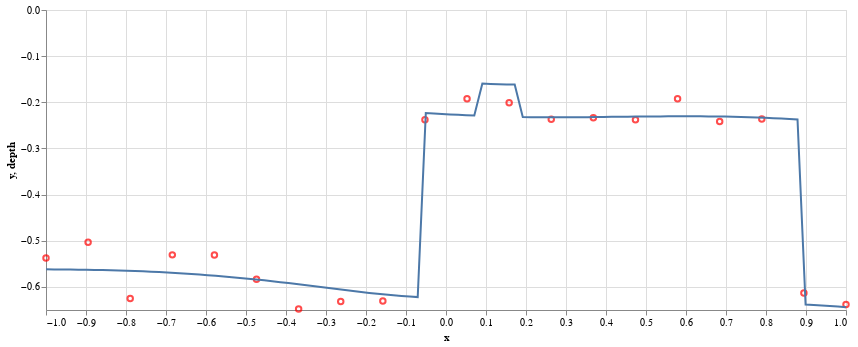

Source (notebook cell):
### Markdown cell above
Rudolph makes his measurements.

### Code cell
measurements = pd.DataFrame(dict(x=np.linspace(house['x'].min(), house['x'].max(), npoints.value)))
f = interp1d(house['x'], house['depth'])
measurements['f'] = f(measurements['x'])
measurements['y'] = measurements['f'] + bb.rng.normal(0, error_sd.value, size=npoints.value)
measurements_chart = (
    alt.Chart(measurements)
    .mark_point(color='red')
    .encode(x='x', y='y'))
(measurements_chart + house_chart).properties(width=800, height=300)

### Figure 1 — Vega-Lite specification as saved in the notebook (floating-point values rounded to 4 significant figures)
{"config": {"view": {"continuousWidth": 400, "continuousHeight": 300}}, "layer": [{"data": {"name": "data-fb675d36c65238ab1949a47706553b6b"}, "mark": {"type": "point", "color": "red"}, "encoding": {"x": {"type": "quantitative", "field": "x"}, "y": {"type": "quantitative", "field": "y"}}}, {"data": {"name": "data-29ea3904d14e1950e52984a3ed8b5219"}, "mark": "line", "encoding": {"x": {"type": "quantitative", "field": "x"}, "y": {"type": "quantitative", "field": "depth"}}}], "height": 300, "width": 800, "$schema": "https://vega.github.io/schema/vega-lite/v4.8.1.json", "datasets": {"data-fb675d36c65238ab1949a47706553b6b": [{"x": -1.0, "f": -0.562, "y": -0.5374}, {"x": -0.8947, "f": -0.5629, "y": -0.5031}, {"x": -0.7895, "f": -0.5651, "y": -0.6249}, {"x": -0.6842, "f": -0.5694, "y": -0.5305}, {"x": -0.5789, "f": -0.5758, "y": -0.531}, {"x": -0.4737, "f": -0.5841, "y": -0.5834}, {"x": -0.3684, "f": -0.5944, "y": -0.648}, {"x": -0.2632, "f": -0.6057, "y": -0.6314}, {"x": -0.1579, "f": -0.616, "y": -0.6304}, {"x": -0.05263, "f": -0.2652, "y": -0.2376}, {"x": 0.05263, "f": -0.228, "y": -0.1921}, {"x": 0.1579, "f": -0.1613, "y": -0.2008}, {"x": 0.2632, "f": -0.2326, "y": -0.2367}, {"x": 0.3684, "f": -0.232, "y": -0.2334}, {"x": 0.4737, "f": -0.231, "y": -0.238}, {"x": 0.5789, "f": -0.2303, "y": -0.1925}, {"x": 0.6842, "f": -0.2308, "y": -0.2417}, {"x": 0.7895, "f": -0.2334, "y": -0.2362}, {"x": 0.8947, "f": -0.5537, "y": -0.613}, {"x": 1.0, "f": -0.6439, "y": -0.638}], "data-29ea3904d14e1950e52984a3ed8b5219": [{"x": -1.0, "depth": -0.562}, {"x": -0.9798, "depth": -0.5621}, {"x": -0.9596, "depth": -0.5622}, {"x": -0.9394, "depth": -0.5624}, {"x": -0.9192, "depth": -0.5626}, {"x": -0.899, "depth": -0.5629}, {"x": -0.8788, "depth": -0.5632}, {"x": -0.8586, "depth": -0.5635}, {"x": -0.8384, "depth": -0.5639}, {"x": -0.8182, "depth": -0.5643}, {"x": -0.798, "depth": -0.5649}, {"x": -0.7778, "depth": -0.5655}, {"x": -0.7576, "depth": -0.5662}, {"x": -0.7374, "depth": -0.5669}, {"x": -0.7172, "depth": -0.5678}, {"x": -0.697, "depth": -0.5687}, {"x": -0.6768, "depth": -0.5697}, {"x": -0.6566, "depth": -0.5709}, {"x": -0.6364, "depth": -0.572}, {"x": -0.6162, "depth": -0.5733}, {"x": -0.596, "depth": -0.5746}, {"x": -0.5758, "depth": -0.576}, {"x": -0.5556, "depth": -0.5775}, {"x": -0.5354, "depth": -0.579}, {"x": -0.5152, "depth": -0.5806}, {"x": -0.4949, "depth": -0.5823}, {"x": -0.4747, "depth": -0.584}, {"x": -0.4545, "depth": -0.5858}, {"x": -0.4343, "depth": -0.5877}, {"x": -0.4141, "depth": -0.5896}, {"x": -0.3939, "depth": -0.5917}, {"x": -0.3737, "depth": -0.5938}, {"x": -0.3535, "depth": -0.596}, {"x": -0.3333, "depth": -0.5982}, {"x": -0.3131, "depth": -0.6004}, {"x": -0.2929, "depth": -0.6026}, {"x": -0.2727, "depth": -0.6047}, {"x": -0.2525, "depth": -0.6069}, {"x": -0.2323, "depth": -0.609}, {"x": -0.2121, "depth": -0.611}, {"x": -0.1919, "depth": -0.613}, {"x": -0.1717, "depth": -0.6148}, {"x": -0.1515, "depth": -0.6165}, {"x": -0.1313, "depth": -0.6181}, {"x": -0.1111, "depth": -0.6195}, {"x": -0.09091, "depth": -0.6209}, {"x": -0.07071, "depth": -0.6221}, {"x": -0.05051, "depth": -0.2232}, {"x": -0.0303, "depth": -0.2243}, {"x": -0.0101, "depth": -0.2253}, {"x": 0.0101, "depth": -0.2263}, {"x": 0.0303, "depth": -0.2271}, {"x": 0.05051, "depth": -0.228}, {"x": 0.07071, "depth": -0.2288}, {"x": 0.09091, "depth": -0.1595}, {"x": 0.1111, "depth": -0.1601}, {"x": 0.1313, "depth": -0.1607}, {"x": 0.1515, "depth": -0.1612}, {"x": 0.1717, "depth": -0.1616}, {"x": 0.1919, "depth": -0.232}, {"x": 0.2121, "depth": -0.2323}, {"x": 0.2323, "depth": -0.2325}, {"x": 0.2525, "depth": -0.2326}, {"x": 0.2727, "depth": -0.2326}, {"x": 0.2929, "depth": -0.2325}, {"x": 0.3131, "depth": -0.2324}, {"x": 0.3333, "depth": -0.2323}, {"x": 0.3535, "depth": -0.2321}, {"x": 0.3737, "depth": -0.2319}, {"x": 0.3939, "depth": -0.2317}, {"x": 0.4141, "depth": -0.2316}, {"x": 0.4343, "depth": -0.2314}, {"x": 0.4545, "depth": -0.2312}, {"x": 0.4747, "depth": -0.231}, {"x": 0.4949, "depth": -0.2308}, {"x": 0.5152, "depth": -0.2306}, {"x": 0.5354, "depth": -0.2305}, {"x": 0.5556, "depth": -0.2304}, {"x": 0.5758, "depth": -0.2303}, {"x": 0.596, "depth": -0.2303}, {"x": 0.6162, "depth": -0.2303}, {"x": 0.6364, "depth": -0.2304}, {"x": 0.6566, "depth": -0.2305}, {"x": 0.6768, "depth": -0.2307}, {"x": 0.697, "depth": -0.231}, {"x": 0.7172, "depth": -0.2314}, {"x": 0.7374, "depth": -0.2318}, {"x": 0.7576, "depth": -0.2324}, {"x": 0.7778, "depth": -0.233}, {"x": 0.798, "depth": -0.2336}, {"x": 0.8182, "depth": -0.2344}, {"x": 0.8384, "depth": -0.2352}, {"x": 0.8586, "depth": -0.2361}, {"x": 0.8788, "depth": -0.2371}, {"x": 0.899, "depth": -0.6381}, {"x": 0.9192, "depth": -0.6392}, {"x": 0.9394, "depth": -0.6403}, {"x": 0.9596, "depth": -0.6415}, {"x": 0.9798, "depth": -0.6427}, {"x": 1.0, "depth": -0.6439}]}}
